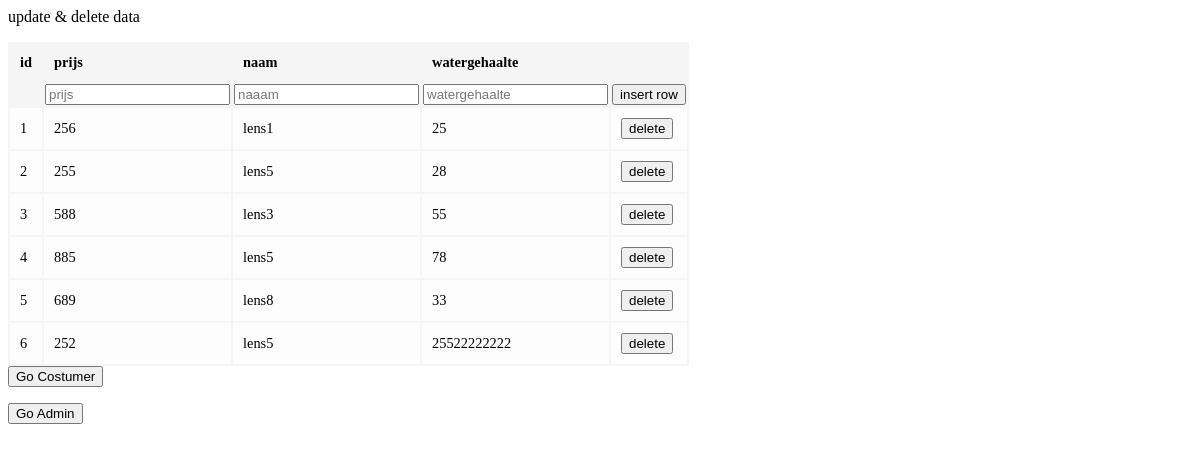
Page /Product/index.php on the committed database.
### tables this page shows
CREATE TABLE `lens` (
  `id` int(6) UNSIGNED NOT NULL,
  `prijs` decimal(30,0) NOT NULL,
  `naam` varchar(30) NOT NULL,
  `watergehaalte` decimal(50,0) DEFAULT NULL
);

### Product/DatabaseFunctions.php (called while the page is built, shortened)
<?php
    function runQuery($query)
    {
        $result = mysqli_query($_SESSION["conn"], $query);
        while ($row = mysqli_fetch_assoc($result)) {
            $resultset[] = $row;
        }
        if (!empty($resultset))
            return $resultset;
    }
?>

### Product/index.php (the view, shortened to what this page needs)
<?php
    require_once("DatabaseFunctions.php");
$my_var = <<<EOD
<html>
<head>
<meta http-equiv="refresh" content="0.00000000001 ;url= Form.php" />
<title>insert new costumer</title>
</head>
<body>
</body>
</html>
EOD;
    $sql = "SELECT * FROM lens";
    $faq = @runQuery($sql) or die ( $my_var);
?>
<html>
    <head>
        <link rel="stylesheet" href="Styles.css">
    </head>
    <body>
    <p>update & delete data</p>
    <table class="tbl-qa">
        <thead>
        <tr>
            <th class="table-header" width="10%">id</th>
            <th class="table-header">prijs</th>
            <th class="table-header">naam</th>
            <th class="table-header">watergehaalte</th>
        </tr>
        <tr>
            <td>
                <form name="form" action="InsertData.php" method="get">
                    <td>
                        <input type="text" name="prijs" placeholder="prijs" minlength="3" maxlength="50">
                    </td>
                    <td>
                        <input type="text" name="naam" placeholder="naaam" minlength="3" maxlength="50">
                    </td>
                    <td>
                        <input type="text" name="watergehaalte" placeholder="watergehaalte " minlength="8">
                    </td>
                    <td>
                        <input
                            type="submit"
                            value="insert row">
                    </td>
                </form>
            </td>
        </tr>
        </thead>
        <tbody>
                <?php
                    foreach ($faq as $k => $v) {
                ?>
                        <tr class="table-row">
                            <td><?php echo $k + 1; ?></td>
                            <td contenteditable="true"
                                onBlur="saveToDatabase(this,'prijs','<?php echo $faq[$k]["id"]; ?>')"
                                onClick="showEdit(this);"><?php echo $faq[$k]["prijs"]; ?></td>
                            <td contenteditable="true"
                                onBlur="saveToDatabase(this,'naam','<?php echo $faq[$k]["id"]; ?>')"
                                onClick="showEdit(this);"><?php echo $faq[$k]["naam"]; ?></td>
                            <td contenteditable="true"
                                onBlur="saveToDatabase(this,'watergehaalte','<?php echo $faq[$k]["id"]; ?>')"
                                onClick="showEdit(this);"><?php echo $faq[$k]["watergehaalte"]; ?></td>
                            <td onclick="Deleterow(this,'<?php echo $faq[$k]["id"]; ?>') ;">
                                <button id="press"
                                        type="button">delete
                                </button>
                            </td>
                        </tr>
                <?php
                    }
                ?>
            </tbody>
        </table>
    <form>
        <input type="button" value="Go Costumer" onclick="window.location.href='../Costumer/index.php'" />
    </form>
    <form>
        <input type="button" value="Go Admin" onclick="window.location.href='../Admin/index.php'" />
    </form>
    </body>
</html>

### Product/Styles.css (style rules this page uses)
body { width:610px; }
.tbl-qa { width: 100%;font-size:0.9em;background-color: #f5f5f5; }
.tbl-qa th.table-header { padding: 5px;text-align: left;padding:10px; }
.tbl-qa .table-row td { padding:10px;background-color: #FDFDFD; }

### rows in the picture
lens: prijs "256", naam "lens1", watergehaalte "25"
lens: prijs "255", naam "lens5", watergehaalte "28"
lens: prijs "588", naam "lens3", watergehaalte "55"
lens: prijs "885", naam "lens5", watergehaalte "78"
lens: prijs "689", naam "lens8", watergehaalte "33"
lens: prijs "252", naam "lens5", watergehaalte "25522222222"
